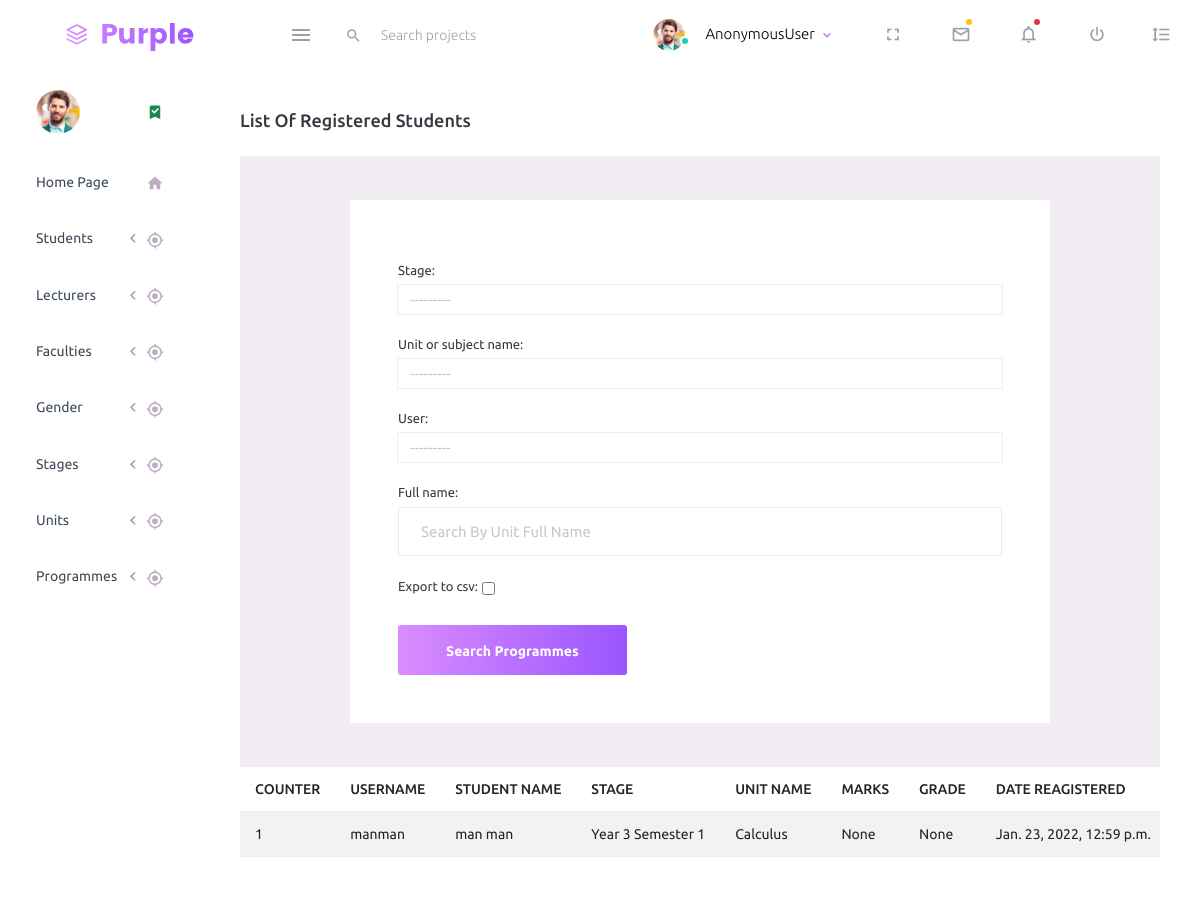
The app's page /school/list_registered_units/, older data.
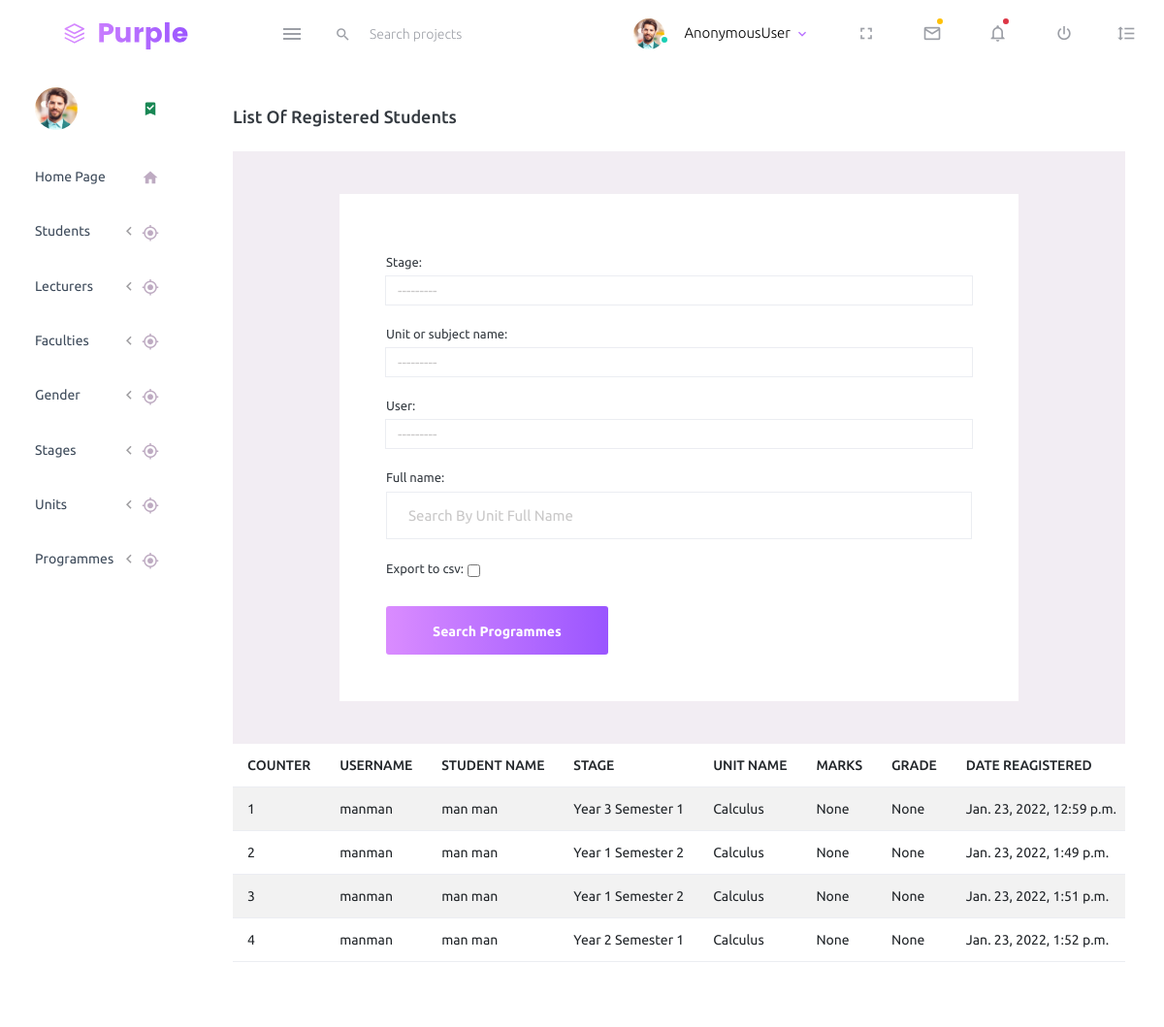
The same page, newer data.
### school/models.py (models this page shows)
class marks_yr1(models.Model):
    user = models.ForeignKey(User, max_length=255, on_delete=models.CASCADE, blank=True)
    full_name = models.CharField(max_length=255, blank=True, null=True)
    stage = models.ForeignKey(Stages, max_length=255, on_delete=models.CASCADE, blank=True)
    unit_or_subject_name = models.ForeignKey(Units, max_length=255, on_delete=models.CASCADE, default="", blank=True)
    marks = models.CharField(max_length=255, blank=True, null=True)
    grade = models.CharField(max_length=255, blank=True, null=True)
    date_created = models.DateTimeField(
        null=True, blank=True, auto_now_add=True)
    date_updated = models.DateTimeField(null=True, blank=True, auto_now=True)

class Stages(models.Model):
    year = models.CharField(max_length=255, blank=True, null=True)
    def __str__(self):
        return self.year

class Units(models.Model):
    unit_name = models.CharField(max_length=255, blank=True, null=True)
    date_created = models.DateTimeField(
        null=True, blank=True, auto_now_add=True)
    date_updated = models.DateTimeField(null=True, blank=True, auto_now=True)
    def __str__(self):
        return self.unit_name

### school/my_views.py (the view, shortened to what this page needs)
# urls.py: path('list_registered_units/', my_views.list_registered_units, name='list_registered_units'),
def list_registered_units(request):
    title = 'List of Registered Students'
    form = MarksSearch(request.POST or None)
    queryset = marks_yr1.objects.all()
    context = {
        "title": title,
        "queryset": queryset,
    }
    context = {
        "form": form,
        "title": title,
        "queryset": queryset,
    }
    return render(request, "units/list_registered_units.html", context)

### school/forms.py
class MarksSearch(forms.ModelForm):
    export_to_CSV = forms.BooleanField(required=False)
    class Meta:
        model = marks_yr1
        fields = ['stage', 'unit_or_subject_name', 'user', 'full_name']
        widgets = {'stage': forms.Select(
            attrs={'class': 'form-control', 'placeholder': 'Search By Stage'}),
            'unit_or_subject_name': forms.Select(
            attrs={'class': 'form-control', 'placeholder': 'Search By Unit Name'}),
            'user': forms.Select(
            attrs={'class': 'form-control', 'placeholder': 'Search By Username'}),
            'full_name': forms.TextInput(
            attrs={'class': 'form-control', 'placeholder': 'Search By Unit Full Name'})}

### school/templates/units/list_registered_units.html (shortened to what this page needs)
{% extends 'index2.html' %}
{% load static %}
{% block content %}
<div class="col-lg-10 grid-margin stretch-card">
    <div class="card">
      <div class="card-body">
        <h4 class="card-title">{{title}}</h4>
        <div class="content-wrapper d-flex align-items-center auth">
            <div class="row flex-grow">
              <div class="col-lg-10 mx-auto">
                <div class="auth-form-light text-left p-5">
                  <form class="pt-3" method="post" action="">
                      <fieldset>
                        {% for fm in form %}
                            <div class="form-group">
                                {{fm.label_tag}}
                                {{fm}}
                            </div>
                        {% endfor %}
                        <div class="mt-3">
                          <button class="btn btn-block btn-gradient-primary btn-lg font-weight-medium auth-form-btn" type="submit">Search Programmes</button>
                        </div>
                      </fieldset>
                  </form>
                </div>
              </div>
            </div>
          </div>
        <div class="col-lg-12 table-responsive fixed-table-body">
          <table class="table table-striped">
            <thead>
              <tr>
                <th> COUNTER </th>
                <th> USERNAME </th>
                <th> STUDENT NAME </th>
                <th> STAGE </th>
                <th> UNIT NAME </th>
                <th> MARKS </th>
                <th> GRADE </th>
                <th> DATE REAGISTERED </th>
              </tr>
            </thead>
            <tbody>
              {% for instance in queryset %}
              <tr>
                  <td class="py-1">{{forloop.counter}}</td>
                  <td>{{instance.user}}</td>
                  <td>{{instance.full_name}}</td>
                  <td>{{instance.stage}}</td>
                  <td>{{instance.unit_or_subject_name}}</td>
                  <td>{{instance.marks}}</td>
                  <td>{{instance.grade}}</td>
                  <td>{{instance.date_created}}</td>
              </tr>
              {% endfor %}
            </tbody>
          </table>
        </div>
      </div>
    </div>
  </div>
  {% endblock content %}

### school/templates/index2.html (shortened to what this page needs)
{%load static%}
<!DOCTYPE html>
<html lang="en">
  <head>
    <link rel="stylesheet" href="{% static 'dash/assets/vendors/mdi/css/materialdesignicons.min.css' %}">
    <link rel="stylesheet" href="{% static 'dash/assets/vendors/css/vendor.bundle.base.css' %}">
    <link rel="stylesheet" href="{% static 'dash/assets/css/style.css' %}">
    <link rel="stylesheet" type="text/css" href="{% static 'mine/toastr.min.css' %}" media="all">
    <link rel="stylesheet" type="text/css" href="{% static 'select2/select2.min.css' %}" media="all">
  </head>
  <body>
    <div class="container-scroller">
      {% include 'navbar.html' %}
      <div class="container-fluid page-body-wrapper">
        {% include 'side_bar.html' %}
        {% block content %}
        {% endblock content %}
      </div>
    </div>
  </body>
</html>

### school/templates/navbar.html (shortened to what this page needs)
      {% load static %}
      <nav class="navbar default-layout-navbar col-lg-12 col-12 p-0 fixed-top d-flex flex-row">
        <div class="text-center navbar-brand-wrapper d-flex align-items-center justify-content-center">
          <a class="navbar-brand brand-logo" href="/"><img src="{% static 'dash/assets/images/logo.svg' %}" alt="logo" /></a>
        </div>
        <div class="navbar-menu-wrapper d-flex align-items-stretch">
          <button class="navbar-toggler navbar-toggler align-self-center" type="button" data-toggle="minimize">
            <span class="mdi mdi-menu"></span>
          </button>
          <div class="search-field d-none d-md-block">
            <form class="d-flex align-items-center h-100" action="#">
              <div class="input-group">
                <div class="input-group-prepend bg-transparent">
                  <i class="input-group-text border-0 mdi mdi-magnify"></i>
                </div>
                <input type="text" class="form-control bg-transparent border-0" placeholder="Search projects">
              </div>
            </form>
          </div>
          <ul class="navbar-nav navbar-nav-right">
            <li class="nav-item nav-profile dropdown">
              <a class="nav-link dropdown-toggle" id="profileDropdown" href="#" data-bs-toggle="dropdown" aria-expanded="false">
                <div class="nav-profile-img">
                  <img src="{% static 'dash/assets/images/faces/face1.jpg' %}" alt="image">
                  <span class="availability-status online"></span>
                </div>
                <div class="nav-profile-text">
                  <p class="mb-1 text-black">{{request.user}}</p>
                </div>
              </a>
            </li>
            <li class="nav-item d-none d-lg-block full-screen-link">
              <a class="nav-link">
                <i class="mdi mdi-fullscreen" id="fullscreen-button"></i>
              </a>
            </li>
            <li class="nav-item dropdown">
              <a class="nav-link count-indicator dropdown-toggle" id="messageDropdown" href="#" data-bs-toggle="dropdown" aria-expanded="false">
                <i class="mdi mdi-email-outline"></i>
                <span class="count-symbol bg-warning"></span>
              </a>
            </li>
            <li class="nav-item dropdown">
              <a class="nav-link count-indicator dropdown-toggle" id="notificationDropdown" href="#" data-bs-toggle="dropdown">
                <i class="mdi mdi-bell-outline"></i>
                <span class="count-symbol bg-danger"></span>
              </a>
            </li>
            <li class="nav-item nav-logout d-none d-lg-block">
              <a class="nav-link" href="#">
                <i class="mdi mdi-power"></i>
              </a>
            </li>
            <li class="nav-item nav-settings d-none d-lg-block">
              <a class="nav-link" href="#">
                <i class="mdi mdi-format-line-spacing"></i>
              </a>
            </li>
          </ul>
        </div>
      </nav>

### school/templates/side_bar.html (shortened to what this page needs)
        {% load static %}
        <nav class="sidebar sidebar-offcanvas" id="sidebar">
            <ul class="nav">
              <li class="nav-item nav-profile">
                <a href="#" class="nav-link">
                  <div class="nav-profile-image">
                    <img src="{% static 'dash/assets/images/faces/face1.jpg' %}" alt="profile">
                  </div>
                  <i class="mdi mdi-bookmark-check text-success nav-profile-badge"></i>
                </a>
              </li>
              <li class="nav-item">
                <a class="nav-link" href="{% url 'home' %}">
                  <span class="menu-title">Home Page</span>
                  <i class="mdi mdi-home menu-icon"></i>
                </a>
              </li>
              <li class="nav-item">
              {% if request.user.is_superuser %}
              <li class="nav-item">
                <a class="nav-link" data-bs-toggle="collapse" href="#academics" aria-expanded="false" aria-controls="ui-basic">
                  <span class="menu-title">Academics</span>
                  <i class="menu-arrow"></i>
                  <i class="mdi mdi-crosshairs-gps menu-icon"></i>
                </a>
                <div class="collapse" id="academics">
                  <ul class="nav flex-column sub-menu">
                    <li class="nav-item"> <a class="nav-link" href="{% url 'school:unit_registration' %}">Register Units</a></li>
                    <li class="nav-item"> <a class="nav-link" href="{% url 'school:list_registered_units' %}">Registerd Students</a></li>
                  </ul>
                </div>
              </li>
              {% else %}
              <li class="nav-item">
                <a class="nav-link" data-bs-toggle="collapse" href="#students" aria-expanded="false" aria-controls="ui-basic">
                  <span class="menu-title">Students</span>
                  <i class="menu-arrow"></i>
                  <i class="mdi mdi-crosshairs-gps menu-icon"></i>
                </a>
              </li>
              <li class="nav-item">
                <a class="nav-link" data-bs-toggle="collapse" href="#lecs" aria-expanded="false" aria-controls="ui-basic">
                  <span class="menu-title">Lecturers</span>
                  <i class="menu-arrow"></i>
                  <i class="mdi mdi-crosshairs-gps menu-icon"></i>
                </a>
              </li>
              <li class="nav-item">
                <a class="nav-link" data-bs-toggle="collapse" href="#faccs" aria-expanded="false" aria-controls="ui-basic">
                  <span class="menu-title">Faculties</span>
                  <i class="menu-arrow"></i>
                  <i class="mdi mdi-crosshairs-gps menu-icon"></i>
                </a>
              </li>
              <li class="nav-item">
                <a class="nav-link" data-bs-toggle="collapse" href="#gender" aria-expanded="false" aria-controls="ui-basic">
                  <span class="menu-title">Gender</span>
                  <i class="menu-arrow"></i>
                  <i class="mdi mdi-crosshairs-gps menu-icon"></i>
                </a>
              </li>
              <li class="nav-item">
                <a class="nav-link" data-bs-toggle="collapse" href="#stages" aria-expanded="false" aria-controls="ui-basic">
                  <span class="menu-title">Stages</span>
                  <i class="menu-arrow"></i>
                  <i class="mdi mdi-crosshairs-gps menu-icon"></i>
                </a>
              </li>
              <li class="nav-item">
                <a class="nav-link" data-bs-toggle="collapse" href="#units" aria-expanded="false" aria-controls="ui-basic">
                  <span class="menu-title">Units</span>
                  <i class="menu-arrow"></i>
                  <i class="mdi mdi-crosshairs-gps menu-icon"></i>
                </a>
              </li>
              <li class="nav-item">
                <a class="nav-link" data-bs-toggle="collapse" href="#programmes" aria-expanded="false" aria-controls="ui-basic">
                  <span class="menu-title">Programmes</span>
                  <i class="menu-arrow"></i>
                  <i class="mdi mdi-crosshairs-gps menu-icon"></i>
                </a>
              </li>
              {% endif %}
            </ul>
          </nav>

Row changes from the older to the newer data that the page shows:
added marks_yr1: user "manman", full_name "man man", stage "Year 1 Semester 2", unit_or_subject_name "Calculus", marks "None", grade "None", date_created "Jan. 23, 2022, 1:49 p.m."
added marks_yr1: user "manman", full_name "man man", stage "Year 1 Semester 2", unit_or_subject_name "Calculus", marks "None", grade "None", date_created "Jan. 23, 2022, 1:51 p.m."
added marks_yr1: user "manman", full_name "man man", stage "Year 2 Semester 1", unit_or_subject_name "Calculus", marks "None", grade "None", date_created "Jan. 23, 2022, 1:52 p.m."
